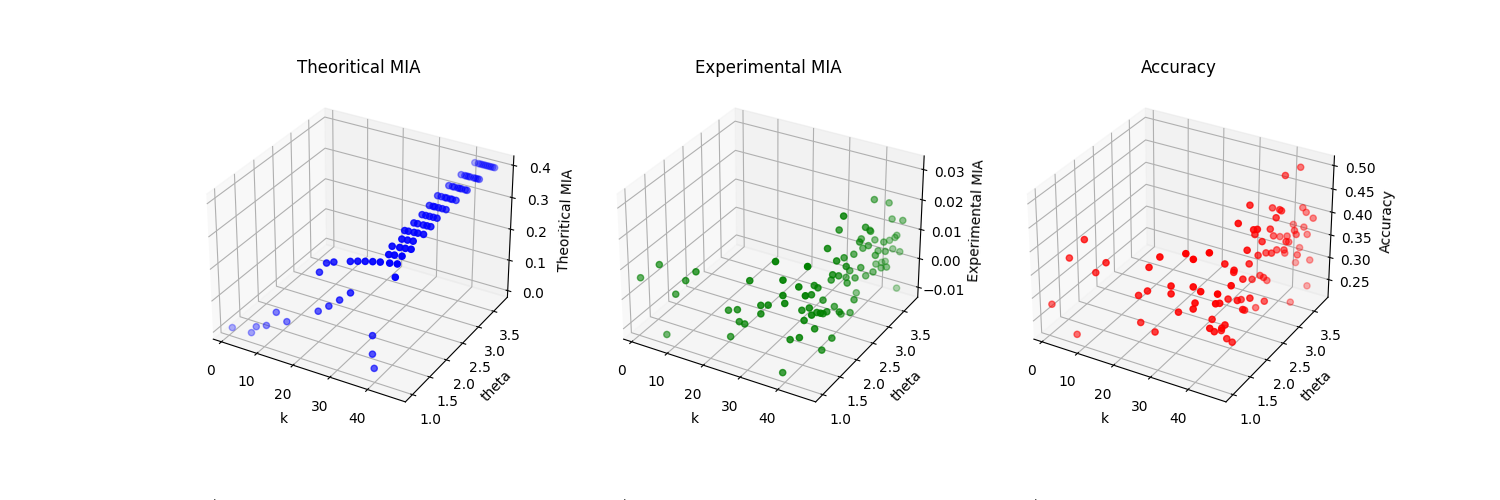

Python code for this plot:
# answer the questions
# 1. what is the relationship between (k, theta) - [tm, m, a]
# 2. try to find gaussian that reaches the smallest mia.
# 3. do we have same conclusions with different parameters? 
# [others] all MIA methods (RMIA,LIRA etc), datasets, task 

import matplotlib.pyplot as plt
from mpl_toolkits.mplot3d import Axes3D
import pandas as pd

df = pd.read_csv("collect_results.v7.csv")

fig = plt.figure(figsize=(15, 5))

# 3D scatter plot for `theoritical_mia`
ax1 = fig.add_subplot(131, projection='3d')
ax1.scatter(df['G_k'], df['G_theta'], df['tmia'], c='b', label='Theoritical MIA')
ax1.set_xlabel('k')
ax1.set_ylabel('theta')
ax1.set_zlabel('Theoritical MIA')
ax1.set_title('Theoritical MIA')

# 3D scatter plot for `mia`
ax2 = fig.add_subplot(132, projection='3d')
ax2.scatter(df['G_k'], df['G_theta'], df['mia'], c='g', label='Experimental MIA')
ax2.set_xlabel('k')
ax2.set_ylabel('theta')
ax2.set_zlabel('Experimental MIA')
ax2.set_title('Experimental MIA')

# 3D scatter plot for `accuracy`
ax3 = fig.add_subplot(133, projection='3d')
ax3.scatter(df['G_k'], df['G_theta'], df['acc'], c='r', label='Accuracy')
ax3.set_xlabel('k')
ax3.set_ylabel('theta')
ax3.set_zlabel('Accuracy')
ax3.set_title('Accuracy')

# plt.tight_layout()
plt.savefig("collect_results.v7.png")
